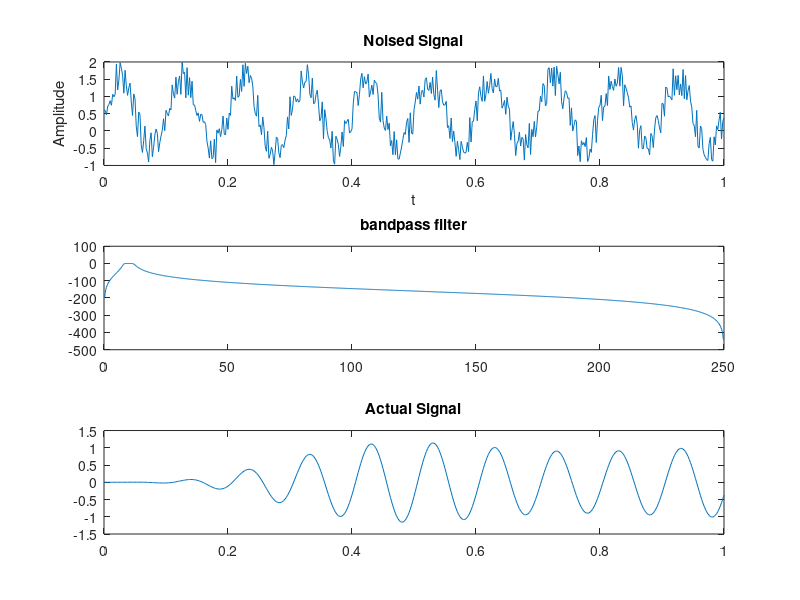

Here is the MATLAB script that generated this plot:
clc;
close all;
clear all;

fs = 500;
n = 0 : 1 / fs : 1;
f = 10;

X = sin(2*pi*f*n);

%figure(1);
%plot(n, X);
%title('Original Signal');

y = X+rand(1, length(X));
subplot(3,1,1);
plot(n, y);
title('Noised Signal'), xlabel('t'), ylabel('Amplitude');

l = length(y);
nfft = 2.^nextpow2(l);

z_fft = fft(y, nfft);
freq = fs/2 * linspace(0, 1, nfft/2+ 1);
%subplot(3,1,2)
%plot(freq, z_fft(1:nfft/2+ 1));
%title('Frequency Spectrum');


%Design Butterworth filter
order = 5;
wn = [8 12]/(fs/2); %cutoff frequency

[b,a] = butter(order, wn, 'bandpass');

[h, w] = freqz(b, a, 1024, fs);
subplot(3,1,2);
plot(w, 20*log10(abs(h))), title('bandpass filter');

filt = filter(b,a,y);
subplot(3,1,3);
plot(n, filt), title('Actual Signal');


